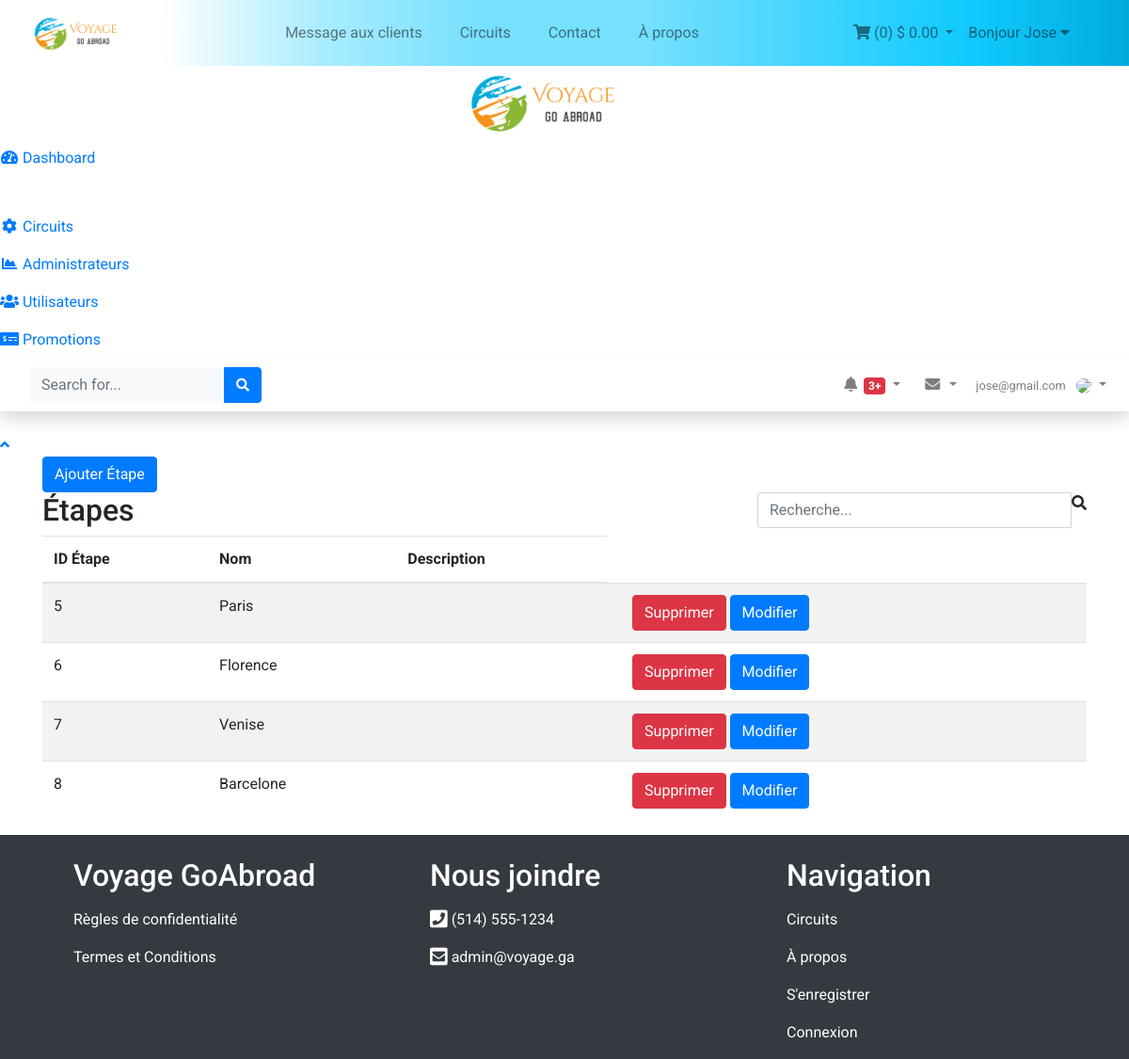
The app's page /admin3/listerCircuit.php?idCircuit=5 (signed in) with its own data.
### tables this page shows
CREATE TABLE `etape` (
  `idEtape` int(11) NOT NULL,
  `idCircuit` int(11) NOT NULL,
  `nom` varchar(50) NOT NULL,
  `description` varchar(300) DEFAULT NULL,
  `ordre` int(11) NOT NULL
);

### admin3/listerCircuit.php (the view, shortened to what this page needs)
<?php
include "includes/header.php";
include "includes/navbar.php";
if (isset($_GET['idCircuit'])) {
    $idCircuit = $_GET['idCircuit'];
}
$stmt = $conn->query('SELECT * FROM etape WHERE idCircuit = ' . $idCircuit);
    $table = '
                <div class="table-wrapper">
                    <div class="table-title">
                        <div class="row">
                            <div class="col-sm-8">
                                <h2>Étapes</b></h2>
                            </div>
                            <div class="col-sm-4">
                                <div class="search-box">
                                    <div class="input-group">
                                        <input type="text" id="search" class="form-control" placeholder="Recherche...">
                                        <span class="input-group-addon"><i class="fa fa-search" aria-hidden="true"></i></span>
                                    </div>
                                </div>
                            </div>
                        </div>
                    </div>
                    <table class="table table-striped">
                        <thead>
                            <tr>
                                <th>ID Étape</th>
                                <th>Nom</th>
                                <th>Description</th>
                            </tr>
                        </thead>
                        <tbody>';
                        while ($row = $stmt->fetch()) {
                            $table .= '
                                    <tr>
                                        <td>' . $row->idEtape . '</td>
                                        <td>' . $row->nom . '</td>
                                        <td>' . $row->description . '</td>
                                        <td>
                                            <div class="col-md-12">
                                                <button class="btn btn-danger" style="color: white;" data-toggle="modal" data-target="#exampleModal'. $row->idEtape .'"> Supprimer</button>
                                                <a href="modifierEtape.php?idEtape=' . $row->idEtape . '" class="btn btn-primary" style="color: white;"> Modifier</a>
                                                <div style="color: black;" class="modal fade" id="exampleModal'. $row->idEtape .'" tabindex="-1" role="dialog" aria-labelledby="exampleModalLabel" aria-hidden="true">
                                                        Êtes-vous certain de vouloir supprimer "' . $row->nom . '"?
                                                            <a type="button" href="deleteEtape.php?idEtape=' . $row->idEtape . '" class="btn btn-primary">Confirmer</a>
                                                </div>
                                            </div>
                                        </td>
                                    </tr>';
                        }
                $table .= '</tbody>
                        </table>
                    </div>
                ';
?>
<div class="container">
    <form action="creerCircuit.php" method="GET">
        <button class="btn btn-primary" style="color: white;">Ajouter Étape</button>
    </form>
    <?php
        echo $table;
    ?>
</div>
<?php
  include('includes/footer.php');
?>

### includes/header.php (shortened to what this page needs)
<!doctype html>
<html lang="fr">
<head>
    <link rel="stylesheet" href="https://stackpath.bootstrapcdn.com/bootstrap/4.3.1/css/bootstrap.min.css">
    <link rel="stylesheet" href="css/filipe.css">
    <link rel="stylesheet" href="https://use.fontawesome.com/releases/v5.8.1/css/all.css">
</head>
<body onload="getCircuits(<?php if (isset($_SESSION['prenom'])) {
                                echo "'authentifie'";
                            } else {
                                echo "'nonAuthentifie'";
                            }  ?>)">
    <nav class="navbar navbar-expand-lg navbar-light bg-blue">
        <div class="container-fluid">
            <a class="navbar-brand" href="index.php"><img src="assets/images/logo.png" style="width:100px;" alt=""></a>
            <div class="collapse navbar-collapse" id="navbarSupportedContent">
                <ul class="navbar-nav ml-auto">
                    <li class="nav-item mr-4">
                        <a class="nav-link" onclick="ouvrirMessage()" href="#">Message aux clients</a>
                    </li>
                    <li class="nav-item mr-4 <?php if ($nav === 'circuits') : ?>active <?php endif; ?>">
                        <a class="nav-link" href="circuits.php">Circuits</a>
                    </li>
                    <li class="nav-item mr-4">
                        <a class="nav-link" data-toggle="modal" href="" data-target="#contact">
                            Contact
                        </a>
                    </li>
                    <li class="nav-item <?php if ($nav === 'about') : ?>active <?php endif; ?>">
                        <a class="nav-link" href="about.php">À propos</a>
                    </li>
                </ul>
                <?php if (!isset($_SESSION['prenom'])) : ?>
                    <ul class="navbar-nav ml-auto">
                        <li class="nav-item <?php if ($nav === 'login') : ?>active <?php endif; ?>">
                            <a class="nav-link" href="login.php">Connexion</a>
                        </li>
                        <li class="nav-item <?php if ($nav === 'register') : ?>active <?php endif; ?>">
                            <a class="nav-link" href="register.php">S'enregistrer</a>
                        </li>
                    </ul>
                <?php else : ?>
                    <ul class="navbar-nav ml-auto">
                        <li class="nav-item dropdown test">
                            <div class="nav-link dropdown-toggle" id="navbarDropdownMenuLink0" onclick="getPanier()" role="button" data-toggle="dropdown" aria-haspopup="true" aria-expanded="false"><i class="fas fa-shopping-cart"></i>
                                <span id="panier"> (0) $ 0.00
                                </span>
                            </div>
                        </li>
                        <li class="nav-item dropdown mr-4">
                            <a class="nav-link" href="#" id="navbarDropdown" role="button" data-toggle="dropdown" aria-haspopup="true" aria-expanded="false">
                                Bonjour <?= $_SESSION['prenom']; ?> <i class="fas fa-caret-down"></i>
                            </a>
                        </li>
                    </ul>
                <?php endif; ?>
            </div>
        </div>
    </nav>

### admin/includes/navbar.php (shortened to what this page needs)
<ul class="navbar-nav text-white sidebar sidebar-dark accordion" id="accordionSidebar">
  <a class="sidebar-brand d-flex align-items-center justify-content-center" href="index.php" style="background-color: white;">
    <div class="sidebar-brand-icon">
      <img src="img/logo.png" style="width:80%;" alt="">
    </div>
  </a>
  <li class="nav-item active">
    <a class="nav-link" href="index.php">
      <i class="fas fa-fw fa-tachometer-alt"></i>
      <span>Dashboard</span></a>
  </li>
  <li class="nav-item">
    <a class="nav-link collapsed" href="#" data-toggle="collapse" data-target="#collapseTwo" aria-expanded="true" aria-controls="collapseTwo">
      <i class="fas fa-fw fa-cog"></i>
      <span>Circuits</span>
    </a>
  </li>
  <li class="nav-item">
  <a class="nav-link collapsed" href="#" data-toggle="collapse" data-target="#collapseThree" aria-expanded="true" aria-controls="collapseThree">
      <i class="fas fa-fw fa-chart-area"></i>
      <span>Administrateurs</span></a>
  </li>
  <li class="nav-item">
    <a class="nav-link collapsed" href="#" data-toggle="collapse" data-target="#collapseUtilisateurs" aria-expanded="true" aria-controls="collapseUtilisateurs">
      <i class="fas fa-fw fa-users"></i>
      <span>Utilisateurs</span>
    </a>
  </li>
  <li class="nav-item">
    <a class="nav-link collapsed" href="#" data-toggle="collapse" data-target="#collapsePromotions" aria-expanded="true" aria-controls="collapsePromotions">
      <i class="fas fa-fw fa-money-check-alt"></i>
      <span>Promotions</span>
    </a>
  </li>
</ul>
  <div id="content-wrapper" class="d-flex flex-column">
    <div id="content">
      <nav class="navbar navbar-expand navbar-light bg-white topbar mb-4 static-top shadow">
        <form class="d-none d-sm-inline-block form-inline mr-auto ml-md-3 my-2 my-md-0 mw-100 navbar-search">
          <div class="input-group">
            <input type="text" class="form-control bg-light border-0 small" placeholder="Search for..." aria-label="Search" aria-describedby="basic-addon2">
            <div class="input-group-append">
              <button class="btn btn-primary" type="button">
                <i class="fas fa-search fa-sm"></i>
              </button>
            </div>
          </div>
        </form>
        <ul class="navbar-nav ml-auto">
          <li class="nav-item dropdown no-arrow mx-1">
            <a class="nav-link dropdown-toggle" href="#" id="alertsDropdown" role="button" data-toggle="dropdown" aria-haspopup="true" aria-expanded="false">
              <i class="fas fa-bell fa-fw"></i>
              <span class="badge badge-danger badge-counter">3+</span>
            </a>
          </li>
          <li class="nav-item dropdown no-arrow mx-1">
            <a class="nav-link dropdown-toggle" href="#" id="messagesDropdown" role="button" data-toggle="dropdown" aria-haspopup="true" aria-expanded="false">
              <i class="fas fa-envelope fa-fw"></i>
            </a>
          </li>
          <li class="nav-item dropdown no-arrow">
            <a class="nav-link dropdown-toggle" href="#" id="userDropdown" role="button" data-toggle="dropdown" aria-haspopup="true" aria-expanded="false">
              <span class="mr-2 d-none d-lg-inline text-gray-600 small">
             <?= $_SESSION['courriel'] ?>
              </span>
              <img class="img-profile rounded-circle" src="https://source.unsplash.com/QAB-WJcbgJk/60x60">
            </a>
          </li>
        </ul>
      </nav>
<a class="scroll-to-top rounded" href="#page-top">
  <i class="fas fa-angle-up"></i>
</a>

### includes/footer.php (shortened to what this page needs)
<div class="container-fluid bg-dark">
    <div class="row ml-5">
        <div class="col-md-4 mt-4">
            <h2 class="mb-3 text-white">Voyage GoAbroad</h2>
            <p><a class="text-white" href="#">Règles de confidentialité</a></p>
            <p><a class="text-white" href="#">Termes et Conditions</a></p>
        </div>
        <div class="col-md-4 text-white mt-4">
            <h2 class="mb-3">Nous joindre</h2>
            <p><i class="fas fa-phone-square fa-lg"></i><a class="text-white" href="tel:5145551234"> (514) 555-1234</a></p>
            <p><i class="fas fa-envelope-square fa-lg"></i><a class="text-white" href="mailto:admin@voyage.ga"> admin@voyage.ga</a></p>
        </div>
        <div class="col-md-4 mt-4">
            <h2 class="mb-3 text-white">Navigation</h2>
            <p><a class="text-white" href="circuits.php">Circuits</a></p>
            <p><a class="text-white" href="about.php">À propos</a></p>
            <p><a class="text-white" href="register.php">S'enregistrer</a></p>
            <p><a class="text-white" href="login.php">Connexion</a></p>
        </div>
    </div>
</div>
</body>
</html>

### css/filipe.css (style rules this page uses)
body { font-family: 'Roboto', sans-serif; }
.bg-blue { background: linear-gradient(to right, #fff, #fff, #fff, #fff, #a9ecff, #76e0ff, #76e0ff, #43d5ff, #10caff, #00ABDC); }
.bg-dark { background: #3c3c3c; }
@media only screen and (min-width: 600px) { .bg-blue { background: linear-gradient(to right, #fff, #fff, #fff, #a9ecff, #76e0ff, #76e0ff, #43d5ff, #10caff, #00ABDC); } }

### records on screen
etape: idEtape "5", nom "Paris"
etape: idEtape "6", nom "Florence"
etape: idEtape "7", nom "Venise"
etape: idEtape "8", nom "Barcelone"

### other values on screen
$_SESSION['prenom'] "Jose"
$_SESSION['courriel'] "jose@gmail.com"
